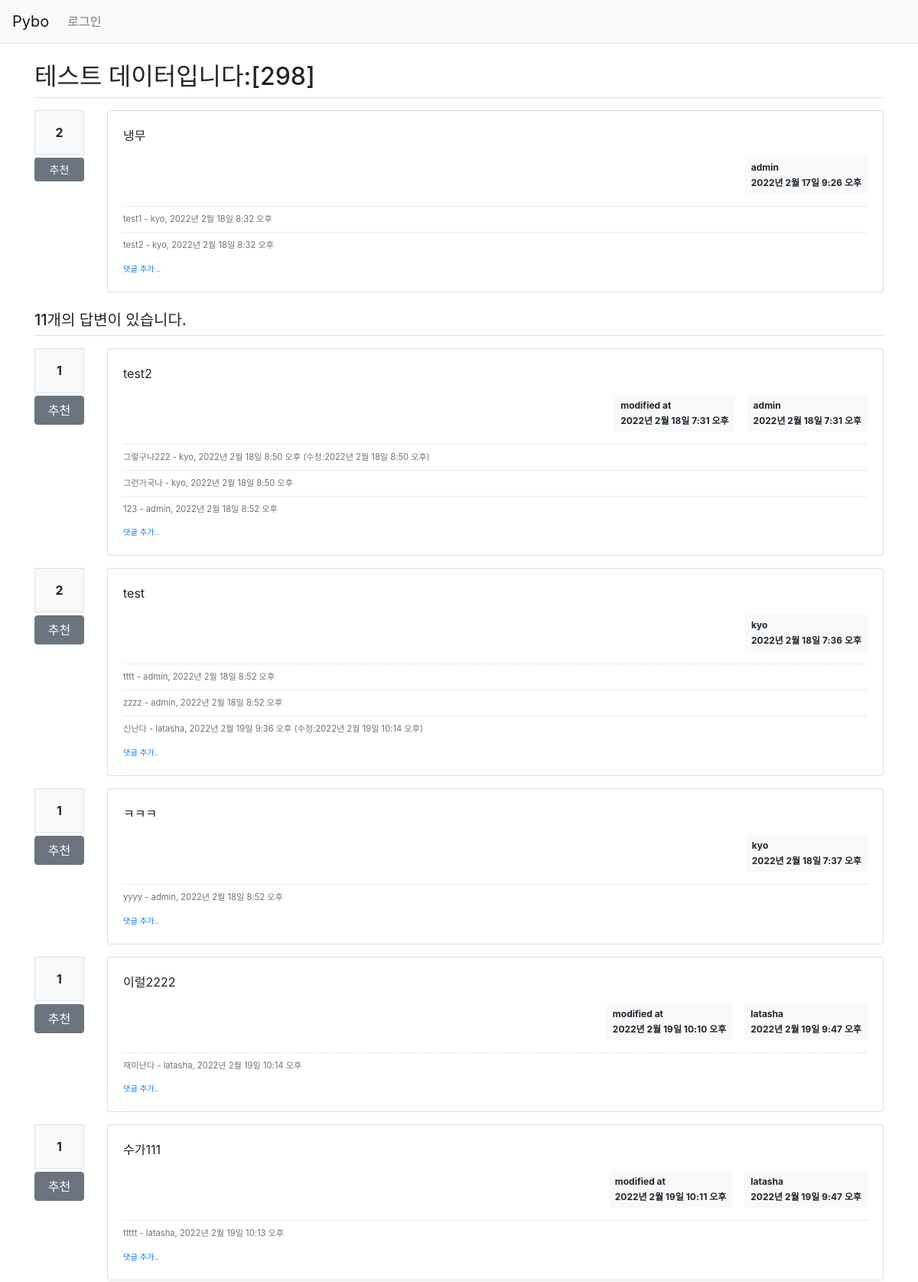
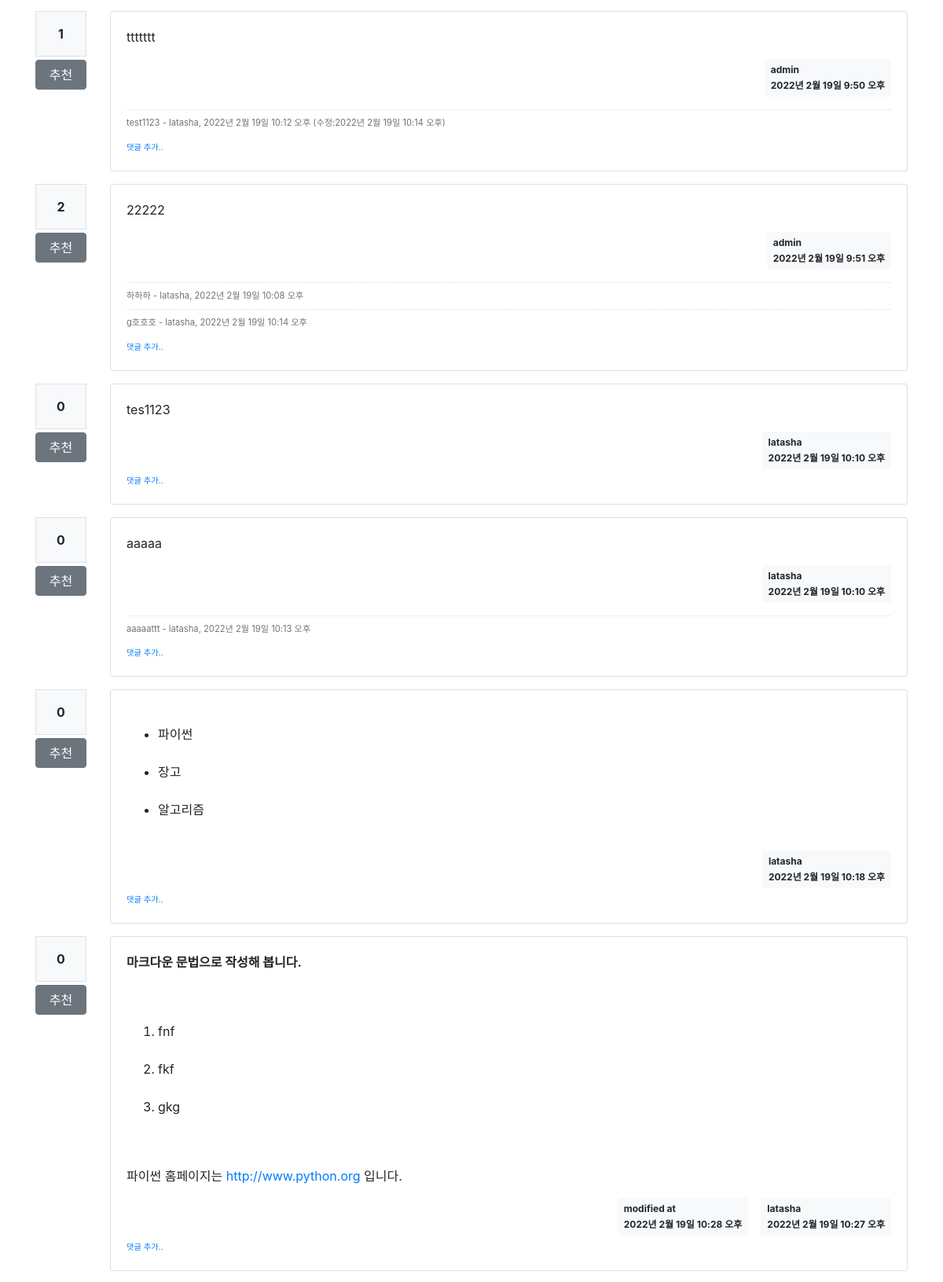
The page /pybo/303/ (upper part) on the database its author committed (2 pictures, top to bottom).
### pybo/models.py (models this page shows, shortened)
class Question(models.Model):
    author = models.ForeignKey(User, on_delete=models.CASCADE, null=True,
                               related_name='author_question')
    subject = models.CharField(max_length=200)
    content = models.TextField()
    create_date = models.DateTimeField()
    modify_date = models.DateTimeField(null=True, blank=True)
    voter = models.ManyToManyField(User, related_name='vote_question')

class Comment(models.Model):
    author = models.ForeignKey(User, on_delete=models.CASCADE)
    content = models.TextField()
    create_date = models.DateTimeField()
    modify_date = models.DateTimeField(null=True, blank=True)
    question = models.ForeignKey(Question, null=True, blank=True, on_delete=models.CASCADE)
    answer = models.ForeignKey(Answer, null=True, blank=True, on_delete=models.CASCADE)

class Answer(models.Model):
    author = models.ForeignKey(User, on_delete=models.CASCADE, null=True, related_name='author_answer')
    question = models.ForeignKey(Question, on_delete=models.CASCADE)
    content = models.TextField()
    create_date = models.DateTimeField()
    modify_date = models.DateTimeField(null=True, blank=True)
    voter = models.ManyToManyField(User, related_name='voter_answer')

### pybo/views/base_views.py (the view)
# urls.py: path('<int:question_id>/', base_views.detail, name='detail'),
def detail(request, question_id):
    question = get_object_or_404(Question, pk=question_id)
    context = {'question': question}
    return render(request, 'pybo/question_detail.html', context)

### pybo/templatetags/pybo_filter.py (called while the page is built)
@register.filter()
def mark(value):
    extensions = ["nl2br", "fenced_code"]
    return mark_safe(markdown.markdown(value, extensions=extensions))

### templates/pybo/question_detail.html (shortened to what this page needs)
{% extends 'base.html' %}
{% load pybo_filter %}
{% block content %}
<div class="container my-3">
    <h2 class="border-bottom py-2">{{ question.subject }}</h2>
    <div class="row my-3">
        <div class="col-1">
            <div class="bg-light text-center p-3 border font-weight-bolder mb-1">{{ question.voter.count }}</div>
            <a href="#" data-uri="{% url 'pybo:vote_question' question.id %}"
                class="recommend btn btn-sm btn-secondary btn-block my-1">추천</a>
        </div>
        <div class="col-11">
            <div class="card" >
                <div class="card-body">
                    <div class="card-text" style="white-space: pre-line;">{{ question.content|mark }}</div>
                    <div class="d-flex justify-content-end">
                        <div class="badge badge-light p-2 text-left">
                            <div class="mb-2">{{ question.author.username }}</div>
                            <div>{{ question.create_date }}</div>
                        </div>
                    </div>
                    {% if question.comment_set.count > 0 %}
                    <div class="mt-3">
                    {% for comment in question.comment_set.all %}
                        <div class="comment py-2 text-muted">
                            <span style="white-space: pre-line;">{{ comment.content }}</span>
                            <span>
                                - {{ comment.author }}, {{ comment.create_date }}
                            </span>
                        </div>
                    {% endfor %}
                    </div>
                    {% endif %}
                    <div>
                        <a href="{% url 'pybo:comment_create_question' question.id  %}"
                           class="small"><small>댓글 추가 ..</small></a>
                    </div>
                </div>
            </div>
        </div>
    </div>
    <h5 class="border-bottom my-3 py-2">{{ question.answer_set.count }}개의 답변이 있습니다.</h5>
    {% for answer in question.answer_set.all %}
    <div class="row my-3">
        <div class="col-1">
            <div class="bg-light text-center p-3 border font-weight-bolder mb-1">{{ answer.voter.count }}</div>
            <a href="#" data-uri="{% url 'pybo:vote_answer' answer.id %}"
                class="recommend btn btn-secondary btn-block my-1">추천</a>
        </div>
        <div class="col-11">
            <div class="card">
                <div class="card-body">
                    <div class="card-text" style="white-space: pre-line;">{{ answer.content|mark }}</div>
                    <div class="d-flex justify-content-end">
                        {% if answer.modify_date %}
                        <div class="badge badge-light p-2 text-left mx-3">
                            <div class="mb-2">modified at</div>
                            <dib>{{ answer.modify_date }}</dib>
                        </div>
                        {% endif %}
                        <div class="badge badge-light p-2 text-left">
                            <div class="mb-2">{{ answer.author.username }}</div>
                            <div>{{ answer.create_date }}</div>
                        </div>
                    </div>
                    {% if answer.comment_set.count > 0 %}
                    <div class="mt-3">
                    {% for comment in answer.comment_set.all %}
                        <div class="comment py-2 text-muted">
                            <span style="white-space: pre-line;">{{ comment.content }}</span>
                            <span>
                                - {{ comment.author }}, {{ comment.create_date }}
                                {% if comment.modify_date %}
                                (수정:{{ comment.modify_date }})
                                {% endif %}
                            </span>
                        </div>
                    {% endfor %}
                    </div>
                    {% endif %}
                    <div>
                        <a href="{% url 'pybo:comment_create_answer' answer.id %}"
                            class="small"><small>댓글 추가..</small></a>
                    </div>
                </div>
            </div>
        </div>
    </div>
    {% endfor %}
</div>
{% endblock %}

### static/style.css (style rules this page uses)
.comment { border-top: dotted 1px #ddd; font-size: 0.7em; }

### rows shown on the page
Question: subject "테스트 데이터입니다:[298]", voter.count "2", content|mark "냉무", author.username "admin", create_date "2022년 2월 17일 9:26 오후", answer_set.count "11"
Comment: content "test1", author "kyo", create_date "2022년 2월 18일 8:32 오후"
Comment: content "test2", author "kyo", create_date "2022년 2월 18일 8:32 오후"
Answer: voter.count "1", content|mark "test2", modify_date "2022년 2월 18일 7:31 오후", author.username "admin", create_date "2022년 2월 18일 7:31 오후"
Comment: content "그렇구나222", author "kyo", create_date "2022년 2월 18일 8:50 오후", modify_date "2022년 2월 18일 8:50 오후"
Comment: content "그런거국나", author "kyo", create_date "2022년 2월 18일 8:50 오후"
Comment: content "123", author "admin", create_date "2022년 2월 18일 8:52 오후"
Answer: voter.count "2", content|mark "test", author.username "kyo", create_date "2022년 2월 18일 7:36 오후"
Comment: content "tttt", author "admin", create_date "2022년 2월 18일 8:52 오후"
Comment: content "zzzz", author "admin", create_date "2022년 2월 18일 8:52 오후"
Comment: content "신난다", author "latasha", create_date "2022년 2월 19일 9:36 오후", modify_date "2022년 2월 19일 10:14 오후"
Answer: voter.count "1", content|mark "ㅋㅋㅋ", author.username "kyo", create_date "2022년 2월 18일 7:37 오후"
Comment: content "yyyy", author "admin", create_date "2022년 2월 18일 8:52 오후"
Answer: voter.count "1", content|mark "이럴2222", modify_date "2022년 2월 19일 10:10 오후", author.username "latasha", create_date "2022년 2월 19일 9:47 오후"
Comment: content "재미난다", author "latasha", create_date "2022년 2월 19일 10:14 오후"
Answer: voter.count "1", content|mark "수가111", modify_date "2022년 2월 19일 10:11 오후", author.username "latasha", create_date "2022년 2월 19일 9:47 오후"
Comment: content "ttttt", author "latasha", create_date "2022년 2월 19일 10:13 오후"
Answer: voter.count "1", content|mark "ttttttt", author.username "admin", create_date "2022년 2월 19일 9:50 오후"
Comment: content "test1123", author "latasha", create_date "2022년 2월 19일 10:12 오후", modify_date "2022년 2월 19일 10:14 오후"
Answer: voter.count "2", content|mark "22222", author.username "admin", create_date "2022년 2월 19일 9:51 오후"
Comment: content "하하하", author "latasha", create_date "2022년 2월 19일 10:08 오후"
Comment: content "g호호호", author "latasha", create_date "2022년 2월 19일 10:14 오후"
Answer: voter.count "0", content|mark "tes1123", author.username "latasha", create_date "2022년 2월 19일 10:10 오후"
Answer: voter.count "0", content|mark "aaaaa", author.username "latasha", create_date "2022년 2월 19일 10:10 오후"
Comment: content "aaaaattt", author "latasha", create_date "2022년 2월 19일 10:13 오후"
Answer: voter.count "0", content|mark "파이썬 장고 알고리즘", author.username "latasha", create_date "2022년 2월 19일 10:18 오후"
Answer: voter.count "0", content|mark "마크다운 문법으로 작성해 봅니다. fnf fkf gkg 파이썬 홈페이지는 http://www.python.org 입니다.", modify_date "2022년 2월 19일 10:28 오후", author.username "latasha", create_date "2022년 2월 19일 10:27 오후"
